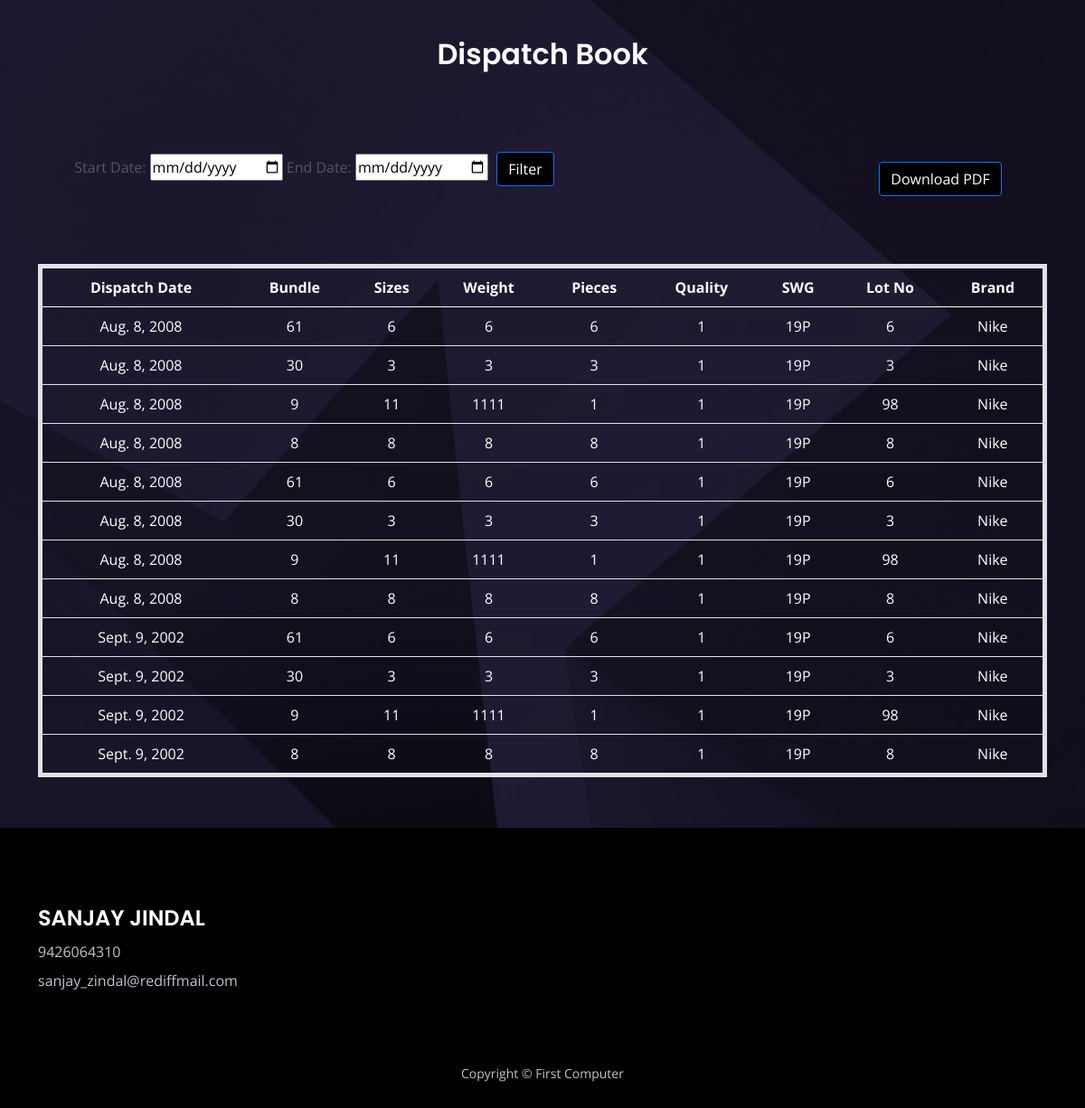
Page /dispatch_book/ on the committed database.
### app/models.py (models this page shows, shortened)
class Selected(models.Model):
    packing = models.ForeignKey(Packing, on_delete=models.CASCADE)
    name = models.CharField(max_length=100, blank=True, null=True)
    bill_no = models.CharField(max_length=20, blank=True, null=True)
    date = models.DateField(max_length=20, blank=True, null=True)

class Bundle(models.Model):
    bundle_entry = models.ForeignKey(Packing, on_delete=models.CASCADE, related_name='bundles')
    bundle = models.CharField(max_length=100)
    grade = models.CharField(max_length=100)
    sizes = models.CharField(max_length=100)
    sheet = models.CharField(max_length=100)
    weight = models.CharField(max_length=100)
    remarks = models.CharField(max_length=200, blank=True, null=True)
    status = models.BooleanField(default=False)  # Field to track dispatch status
    bill_no = models.CharField(max_length=20, blank=True, null=True)

class Packing(models.Model):
    date_packing = models.DateField(max_length=20, blank=True, null=True)
    name = models.CharField(max_length=100)
    lot_no = models.CharField(max_length=100)
    quality = models.ForeignKey('Quality', on_delete=models.CASCADE)
    point = models.ForeignKey('Point', on_delete=models.CASCADE)
    brand = models.ForeignKey('Brand', on_delete=models.CASCADE)
    lot_kgs = models.FloatField()
    total_weight = models.DecimalField(max_digits=10, decimal_places=2, default=0.00)

class Quality(models.Model):
    quality_no = models.CharField(max_length=100)
    def __str__(self):
        return self.quality_no

class Point(models.Model):
    point = models.CharField(max_length=100)
    def __str__(self):
        return self.point

class Brand(models.Model):
    brand = models.CharField(max_length=100)
    def __str__(self):
        return self.brand

### app/report.py (the view)
# urls.py: path('dispatch_book/', report.dispatch_book, name='dispatch_book'),
def dispatch_book(request):
    packings = Packing.objects.prefetch_related('bundles').filter(bundles__status=True).distinct()
    selected = Selected.objects.all()
    return render(request, 'report/dispatch_book.html', {'packings': packings,'selected': selected})

### app/templates/report/dispatch_book.html (shortened to what this page needs)
{% load static %}
<!DOCTYPE html>
<html lang="en">
<head>
    <link href="{% static 'css/bootstrap.min.css' %}" rel="stylesheet">
    <link href="{% static 'css/fontawesome-all.min.css' %}" rel="stylesheet">
    <link href="{% static 'css/swiper.css' %}" rel="stylesheet">
    <link href="{% static 'css/styles.css' %}" rel="stylesheet">
</head>
<body>
    <div id="contact" class="form-1">
        <div class="container">
            <h2 class="h2-heading">Dispatch Book</h2>
            <br><br>
            <div class="date-filter" style="position:relative;left:-250px;top:13px;">
                <label for="startDate">Start Date: </label>
                <input type="date" id="startDate">
                <label for="endDate">End Date: </label>
                <input type="date" id="endDate">
                <button class="btn btn-primary" onclick="filterTable()">Filter</button>
            </div>
            <br>
            <button id="downloadPdf" class="btn btn-primary" style="position:relative;left:440px;top:-50px;">Download PDF</button>
            <div class="table-responsive">
                <table class="table table-striped" id="packingTable">
                    <thead>
                        <tr>
                            <th>Dispatch Date</th>
                            <th>Bundle</th>
                            <th>Sizes</th>
                            <th>Weight</th>
                            <th>Pieces</th>
                            <th>Quality</th>
                            <th>SWG</th>
                            <th>Lot No</th>
                            <th>Brand</th>
                        </tr>
                    </thead>
                    <tbody>
                        {% for selected in selected %}
                        {% for packing in packings %}
                        {% for bundle in packing.bundles.all %}
                        {% if bundle.status %}
                        <tr>
                            <td>{{ selected.date }}</td>
                            <td>{{ bundle.bundle }}</td>
                            <td>{{ bundle.sizes }}</td>
                            <td>{{ bundle.weight }}</td>
                            <td>{{ bundle.sheet }}</td>
                            <td>{{ packing.quality }}</td>
                            <td>{{ packing.point }}</td>
                            <td>{{ packing.lot_no }}</td>
                            <td>{{ packing.brand }}</td>
                        </tr>
                        {% endif %}
                        {% endfor %}
                        {% endfor %}
                        {% endfor %}
                    </tbody>
                </table>
            </div>
        </div>
    </div>
    <div class="footer">
        <div class="container">
            <div class="row">
                <div class="col-lg-12">
                    <div class="footer-col second">
                        <h4 style="color:white"><br><br>SANJAY JINDAL</h4>
                        <ul class="list-unstyled li-space-lg p-big">
                            <li>9426064310</li>
                            <li>sanjay_zindal@rediffmail.com</li>
                        </ul>
                    </div>
                </div>
            </div>
        </div>
    </div>
    <div class="copyright">
        <div class="container">
            <div class="row">
                <div class="col-lg-12">
                    <p class="p-small">Copyright © First Computer</p>
                </div>
            </div>
        </div>
    </div>
</body>
</html>

### app/static/css/styles.css (style rules this page uses)
body, html { width: 100%; height: 100%; }
body, p { color: #53575a; font: 400 1rem/1.625rem "Open Sans", sans-serif; }
h2 { color: #2b2b4f; font-weight: 600; font-size: 2rem; line-height: 2.5rem; font-family: "Poppins" }
h4 { color: #2b2b4f; font-weight: 600; font-size: 1.5rem; line-height: 2rem; font-family: "Poppins" }
.p-small { font-size: 0.875rem; line-height: 1.5rem; }
.li-space-lg li { margin-bottom: 0.5rem; }
.form-1 { padding-top: 9.5rem; padding-bottom: 8.75rem; background: url('../images/contact-background.jpg') center center no-repeat; background-size: cover; text-align: center; }
.form-1 .h2-heading { margin-bottom: 1.125rem; color: #ffffff; }
.footer { padding-top: 6.5rem; padding-bottom: 2rem; background-color: #121015; }
.footer .footer-col { margin-bottom: 3rem; }
.footer p, .footer a, .footer ul { color: #bfc4cd; }
.footer .li-space-lg li { margin-bottom: 0.375rem; }
.copyright { padding-bottom: 1rem; background-color: #121015; text-align: center; }
.copyright p, .copyright a { color: #bfc4cd; text-decoration: none; }
@media (min-width: 992px) { .h2-heading { width: 35.25rem; margin-right: auto; margin-left: auto; } }
@media (min-width: 992px) { .footer .footer-col { margin-bottom: 2rem; } }
@media (min-width: 992px) { .footer .footer-col.second { display: inline-block; width: 320px; margin-right: 1.75rem; vertical-align: top; } }
@media (min-width: 1200px) { .container { max-width: 1140px; } }
@media (min-width: 1200px) { .footer .footer-col.second { margin-right: 6.5rem; } }

### app/templates/report/dispatch_book.html (style rules this page uses)
.form-1 { padding: 40px 0; }
.h2-heading { margin-bottom: 30px; }
.btn { margin: 5px; }
.footer { background-color: #000; color: white; padding: 20px 0; }
.footer-col { margin-bottom: 20px; }
.copyright { background-color: #000; color: white; padding: 10px 0; }
.table-responsive { margin-top: 20px; }
table { color: white; border: 5px solid white; }
th, td { color: white !important; }
.btn-primary { background-color: black; }

### rows in the picture
Selected: date "Aug. 8, 2008"
Packing: quality "1", point "19P", lot_no "6", brand "Nike"
Bundle: bundle "61", sizes "6", weight "6", sheet "6"
Packing: quality "1", point "19P", lot_no "3", brand "Nike"
Bundle: bundle "30", sizes "3", weight "3", sheet "3"
Packing: quality "1", point "19P", lot_no "98", brand "Nike"
Bundle: bundle "9", sizes "11", weight "1111", sheet "1"
Packing: quality "1", point "19P", lot_no "8", brand "Nike"
Bundle: bundle "8", sizes "8", weight "8", sheet "8"
Selected: date "Aug. 8, 2008"
Selected: date "Sept. 9, 2002"
